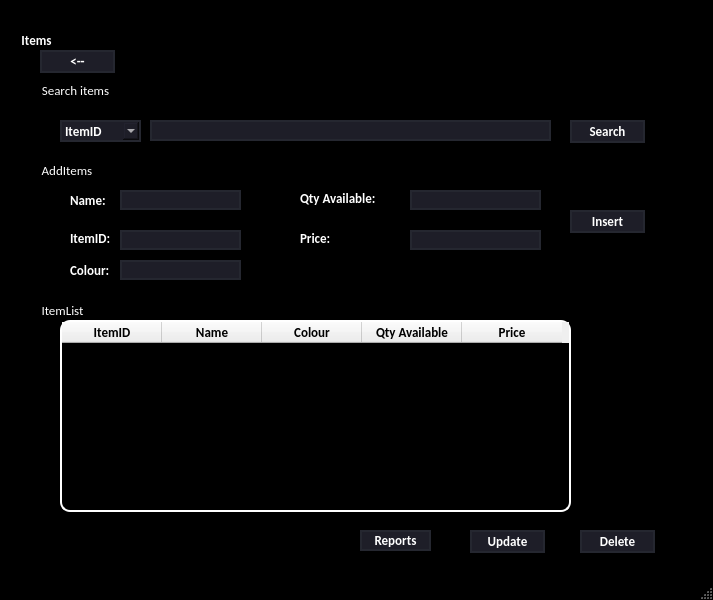
<?xml version="1.0" encoding="UTF-8"?>
<ui version="4.0">
 <class>MainWindow</class>
 <widget class="QMainWindow" name="MainWindow">
  <property name="geometry">
   <rect>
    <x>0</x>
    <y>0</y>
    <width>713</width>
    <height>600</height>
   </rect>
  </property>
  <property name="windowTitle">
   <string>MainWindow</string>
  </property>
  <property name="styleSheet">
   <string notr="true">QMainWindow{
	background-color: rgb(0,0,0);
}

QMenuBar{
background-color: rgb(0,0,0);
}</string>
  </property>
  <widget class="QWidget" name="centralwidget">
   <widget class="QGroupBox" name="groupBox_4">
    <property name="geometry">
     <rect>
      <x>20</x>
      <y>30</y>
      <width>681</width>
      <height>541</height>
     </rect>
    </property>
    <property name="font">
     <font>
      <family>Calibri</family>
      <pointsize>10</pointsize>
      <weight>75</weight>
      <bold>true</bold>
     </font>
    </property>
    <property name="styleSheet">
     <string notr="true">QGroupBox {
    background-color: rgb(0,0,0);
    border: 1px solid black;
    color: white; 
}</string>
    </property>
    <property name="title">
     <string>Items</string>
    </property>
    <widget class="QGroupBox" name="groupBox_3">
     <property name="geometry">
      <rect>
       <x>20</x>
       <y>50</y>
       <width>621</width>
       <height>80</height>
      </rect>
     </property>
     <property name="font">
      <font>
       <family>Calibri</family>
       <pointsize>10</pointsize>
      </font>
     </property>
     <property name="title">
      <string>Search items</string>
     </property>
     <widget class="QComboBox" name="comboBox">
      <property name="geometry">
       <rect>
        <x>20</x>
        <y>40</y>
        <width>81</width>
        <height>22</height>
       </rect>
      </property>
      <property name="font">
       <font>
        <family>Calibri</family>
        <pointsize>10</pointsize>
        <weight>75</weight>
        <bold>true</bold>
       </font>
      </property>
      <property name="styleSheet">
       <string notr="true">QComboBox QAbstractItemView {
    background-color: rgb(30, 30, 40);
    color: #FFF;
    selection-background-color: rgb(53, 53, 71);
    selection-color: #FFF;
}


QComboBox{
	background-color: rgb(30, 30, 40);
	color: rgb(255,255,255);
	border: 2px solid rgb(37, 39, 48);
}

QComboBox:hover{
	border: 2px solid rgb(53, 53, 71);
	
	background-color: rgb(40, 40, 54);
}</string>
      </property>
      <item>
       <property name="text">
        <string>ItemID</string>
       </property>
      </item>
      <item>
       <property name="text">
        <string>Name</string>
       </property>
      </item>
     </widget>
     <widget class="QLineEdit" name="itemSearchLine">
      <property name="geometry">
       <rect>
        <x>110</x>
        <y>40</y>
        <width>401</width>
        <height>21</height>
       </rect>
      </property>
      <property name="styleSheet">
       <string notr="true">QLineEdit{
	border: 2px solid rgb(37, 39, 48);
	border-radius: 100px;
	color: #FFF;
	background-color: rgb(30, 30, 40);

}

QLineEdit:hover{
	border: 2px solid rgb(53, 53, 71)
}

QLineEdit: focus{
	border: 2px solid rgb(85, 170, 255);
}</string>
      </property>
     </widget>
     <widget class="QPushButton" name="SearchButton">
      <property name="geometry">
       <rect>
        <x>530</x>
        <y>40</y>
        <width>75</width>
        <height>23</height>
       </rect>
      </property>
      <property name="font">
       <font>
        <family>Calibri</family>
        <pointsize>10</pointsize>
        <weight>75</weight>
        <bold>true</bold>
       </font>
      </property>
      <property name="styleSheet">
       <string notr="true">QPushButton{
	border: 2px solid rgb(37, 39, 48);
	border-radius: 100px;
	color: #FFF;
	background-color: rgb(30, 30, 40);
	
}

QPushButton:hover{
	border: 2px solid rgb(53, 53, 71)
}</string>
      </property>
      <property name="text">
       <string>Search</string>
      </property>
     </widget>
    </widget>
    <widget class="QGroupBox" name="groupBox_2">
     <property name="geometry">
      <rect>
       <x>20</x>
       <y>130</y>
       <width>621</width>
       <height>131</height>
      </rect>
     </property>
     <property name="font">
      <font>
       <family>Calibri</family>
       <pointsize>10</pointsize>
      </font>
     </property>
     <property name="styleSheet">
      <string notr="true">QGroupBox {
    background-color: rgb(0,0,0);
    border: 1px solid black;
    color: white; 
}
</string>
     </property>
     <property name="title">
      <string>AddItems</string>
     </property>
     <widget class="QLabel" name="label">
      <property name="geometry">
       <rect>
        <x>30</x>
        <y>30</y>
        <width>41</width>
        <height>20</height>
       </rect>
      </property>
      <property name="font">
       <font>
        <family>Calibri</family>
        <pointsize>10</pointsize>
        <weight>75</weight>
        <bold>true</bold>
       </font>
      </property>
      <property name="styleSheet">
       <string notr="true">QLabel{
	color: #FFF;
}</string>
      </property>
      <property name="text">
       <string>Name:</string>
      </property>
     </widget>
     <widget class="QLabel" name="label_2">
      <property name="geometry">
       <rect>
        <x>30</x>
        <y>70</y>
        <width>41</width>
        <height>16</height>
       </rect>
      </property>
      <property name="font">
       <font>
        <family>Calibri</family>
        <pointsize>10</pointsize>
        <weight>75</weight>
        <bold>true</bold>
       </font>
      </property>
      <property name="styleSheet">
       <string notr="true">QLabel{
	color: #FFF;
}</string>
      </property>
      <property name="text">
       <string>ItemID:</string>
      </property>
     </widget>
     <widget class="QLabel" name="label_3">
      <property name="geometry">
       <rect>
        <x>260</x>
        <y>30</y>
        <width>81</width>
        <height>16</height>
       </rect>
      </property>
      <property name="font">
       <font>
        <family>Calibri</family>
        <pointsize>10</pointsize>
        <weight>75</weight>
        <bold>true</bold>
       </font>
      </property>
      <property name="styleSheet">
       <string notr="true">QLabel{
	color: #FFF;
}</string>
      </property>
      <property name="text">
       <string>Qty Available:</string>
      </property>
     </widget>
     <widget class="QLabel" name="label_4">
      <property name="geometry">
       <rect>
        <x>260</x>
        <y>70</y>
        <width>101</width>
        <height>16</height>
       </rect>
      </property>
      <property name="font">
       <font>
        <family>Calibri</family>
        <pointsize>10</pointsize>
        <weight>75</weight>
        <bold>true</bold>
       </font>
      </property>
      <property name="styleSheet">
       <string notr="true">QLabel{
	color: #FFF;
}</string>
      </property>
      <property name="text">
       <string>Price:</string>
      </property>
     </widget>
     <widget class="QLineEdit" name="itemqtyAvailable">
      <property name="geometry">
       <rect>
        <x>370</x>
        <y>30</y>
        <width>131</width>
        <height>20</height>
       </rect>
      </property>
      <property name="styleSheet">
       <string notr="true">QLineEdit{
	border: 2px solid rgb(37, 39, 48);
	border-radius: 100px;
	color: #FFF;
	background-color: rgb(30, 30, 40);

}

QLineEdit:hover{
	border: 2px solid rgb(53, 53, 71)
}

QLineEdit: focus{
	border: 2px solid rgb(85, 170, 255);
}</string>
      </property>
     </widget>
     <widget class="QLineEdit" name="itemAddID">
      <property name="geometry">
       <rect>
        <x>80</x>
        <y>70</y>
        <width>121</width>
        <height>20</height>
       </rect>
      </property>
      <property name="styleSheet">
       <string notr="true">QLineEdit{
	border: 2px solid rgb(37, 39, 48);
	border-radius: 100px;
	color: #FFF;
	background-color: rgb(30, 30, 40);

}

QLineEdit:hover{
	border: 2px solid rgb(53, 53, 71)
}

QLineEdit: focus{
	border: 2px solid rgb(85, 170, 255);
}</string>
      </property>
     </widget>
     <widget class="QLineEdit" name="itemAddName">
      <property name="geometry">
       <rect>
        <x>80</x>
        <y>30</y>
        <width>121</width>
        <height>20</height>
       </rect>
      </property>
      <property name="styleSheet">
       <string notr="true">QLineEdit{
	border: 2px solid rgb(37, 39, 48);
	border-radius: 100px;
	color: #FFF;
	background-color: rgb(30, 30, 40);

}

QLineEdit:hover{
	border: 2px solid rgb(53, 53, 71)
}

QLineEdit: focus{
	border: 2px solid rgb(85, 170, 255);
}</string>
      </property>
     </widget>
     <widget class="QLineEdit" name="itemAddPrice">
      <property name="geometry">
       <rect>
        <x>370</x>
        <y>70</y>
        <width>131</width>
        <height>20</height>
       </rect>
      </property>
      <property name="styleSheet">
       <string notr="true">QLineEdit{
	border: 2px solid rgb(37, 39, 48);
	border-radius: 100px;
	color: #FFF;
	background-color: rgb(30, 30, 40);

}

QLineEdit:hover{
	border: 2px solid rgb(53, 53, 71)
}

QLineEdit: focus{
	border: 2px solid rgb(85, 170, 255);
}</string>
      </property>
     </widget>
     <widget class="QPushButton" name="InsertButton">
      <property name="geometry">
       <rect>
        <x>530</x>
        <y>50</y>
        <width>75</width>
        <height>23</height>
       </rect>
      </property>
      <property name="font">
       <font>
        <family>Calibri</family>
        <pointsize>10</pointsize>
        <weight>75</weight>
        <bold>true</bold>
       </font>
      </property>
      <property name="styleSheet">
       <string notr="true">QPushButton{
	border: 2px solid rgb(37, 39, 48);
	border-radius: 100px;
	color: #FFF;
	background-color: rgb(30, 30, 40);
	
}

QPushButton:hover{
	border: 2px solid rgb(53, 53, 71)
}</string>
      </property>
      <property name="text">
       <string>Insert</string>
      </property>
     </widget>
     <widget class="QLabel" name="label_5">
      <property name="geometry">
       <rect>
        <x>30</x>
        <y>100</y>
        <width>47</width>
        <height>21</height>
       </rect>
      </property>
      <property name="font">
       <font>
        <family>Calibri</family>
        <pointsize>10</pointsize>
        <weight>75</weight>
        <bold>true</bold>
       </font>
      </property>
      <property name="styleSheet">
       <string notr="true">QLabel{
	color: #FFF;
}</string>
      </property>
      <property name="text">
       <string>Colour:</string>
      </property>
     </widget>
     <widget class="QLineEdit" name="itemAddColour">
      <property name="geometry">
       <rect>
        <x>80</x>
        <y>100</y>
        <width>121</width>
        <height>20</height>
       </rect>
      </property>
      <property name="styleSheet">
       <string notr="true">QLineEdit{
	border: 2px solid rgb(37, 39, 48);
	border-radius: 100px;
	color: #FFF;
	background-color: rgb(30, 30, 40);

}

QLineEdit:hover{
	border: 2px solid rgb(53, 53, 71)
}

QLineEdit: focus{
	border: 2px solid rgb(85, 170, 255);
}</string>
      </property>
     </widget>
    </widget>
    <widget class="QGroupBox" name="groupBox">
     <property name="geometry">
      <rect>
       <x>20</x>
       <y>270</y>
       <width>621</width>
       <height>261</height>
      </rect>
     </property>
     <property name="font">
      <font>
       <family>Calibri</family>
       <pointsize>10</pointsize>
      </font>
     </property>
     <property name="styleSheet">
      <string notr="true">QGroupBox {
    background-color: rgb(0,0,0);
    border: 1px solid black;
    color: white; 
}</string>
     </property>
     <property name="title">
      <string>ItemList</string>
     </property>
     <widget class="QTableWidget" name="tableWidget">
      <property name="geometry">
       <rect>
        <x>20</x>
        <y>20</y>
        <width>511</width>
        <height>192</height>
       </rect>
      </property>
      <property name="styleSheet">
       <string notr="true">QTableWidget{
	background-color: rgb(0,0,0);
	gridline-color: rgb(255, 255, 255);
	color: rgb(255,255,255);
	border-radius: 10px;
	border: 2px solid rgb(255,255,255);
	selection-background-color: rgb(46, 46, 62);
}</string>
      </property>
      <column>
       <property name="text">
        <string>ItemID</string>
       </property>
       <property name="font">
        <font>
         <family>Calibri</family>
         <pointsize>10</pointsize>
         <weight>75</weight>
         <bold>true</bold>
        </font>
       </property>
      </column>
      <column>
       <property name="text">
        <string>Name</string>
       </property>
       <property name="font">
        <font>
         <family>Calibri</family>
         <pointsize>10</pointsize>
         <weight>75</weight>
         <bold>true</bold>
        </font>
       </property>
      </column>
      <column>
       <property name="text">
        <string>Colour</string>
       </property>
       <property name="font">
        <font>
         <family>Calibri</family>
         <pointsize>10</pointsize>
         <weight>75</weight>
         <bold>true</bold>
        </font>
       </property>
      </column>
      <column>
       <property name="text">
        <string>Qty Available</string>
       </property>
       <property name="font">
        <font>
         <family>Calibri</family>
         <pointsize>10</pointsize>
         <weight>75</weight>
         <bold>true</bold>
        </font>
       </property>
      </column>
      <column>
       <property name="text">
        <string>Price</string>
       </property>
       <property name="font">
        <font>
         <family>Calibri</family>
         <pointsize>10</pointsize>
         <weight>75</weight>
         <bold>true</bold>
        </font>
       </property>
      </column>
     </widget>
     <widget class="QPushButton" name="UpdateButton">
      <property name="geometry">
       <rect>
        <x>430</x>
        <y>230</y>
        <width>75</width>
        <height>23</height>
       </rect>
      </property>
      <property name="font">
       <font>
        <family>Calibri</family>
        <pointsize>10</pointsize>
        <weight>75</weight>
        <bold>true</bold>
       </font>
      </property>
      <property name="styleSheet">
       <string notr="true">QPushButton{
	border: 2px solid rgb(37, 39, 48);
	border-radius: 100px;
	color: #FFF;
	background-color: rgb(30, 30, 40);
	
}

QPushButton:hover{
	border: 2px solid rgb(53, 53, 71)
}</string>
      </property>
      <property name="text">
       <string>Update</string>
      </property>
     </widget>
     <widget class="QPushButton" name="DeleteButton">
      <property name="geometry">
       <rect>
        <x>540</x>
        <y>230</y>
        <width>75</width>
        <height>23</height>
       </rect>
      </property>
      <property name="font">
       <font>
        <family>Calibri</family>
        <pointsize>10</pointsize>
        <weight>75</weight>
        <bold>true</bold>
       </font>
      </property>
      <property name="styleSheet">
       <string notr="true">QPushButton{
	border: 2px solid rgb(37, 39, 48);
	border-radius: 100px;
	color: #FFF;
	background-color: rgb(30, 30, 40);
	
}

QPushButton:hover{
	border: 2px solid rgb(53, 53, 71)
}</string>
      </property>
      <property name="text">
       <string>Delete</string>
      </property>
     </widget>
     <widget class="QPushButton" name="reportsButton">
      <property name="geometry">
       <rect>
        <x>320</x>
        <y>230</y>
        <width>71</width>
        <height>21</height>
       </rect>
      </property>
      <property name="font">
       <font>
        <family>Calibri</family>
        <pointsize>10</pointsize>
        <weight>75</weight>
        <bold>true</bold>
       </font>
      </property>
      <property name="styleSheet">
       <string notr="true">QPushButton{
	border: 2px solid rgb(37, 39, 48);
	border-radius: 100px;
	color: #FFF;
	background-color: rgb(30, 30, 40);
	
}

QPushButton:hover{
	border: 2px solid rgb(53, 53, 71)
}</string>
      </property>
      <property name="text">
       <string>Reports</string>
      </property>
     </widget>
    </widget>
    <widget class="QPushButton" name="BackButton">
     <property name="geometry">
      <rect>
       <x>20</x>
       <y>20</y>
       <width>75</width>
       <height>23</height>
      </rect>
     </property>
     <property name="font">
      <font>
       <family>Calibri</family>
       <pointsize>10</pointsize>
       <weight>75</weight>
       <bold>true</bold>
      </font>
     </property>
     <property name="styleSheet">
      <string notr="true">QPushButton{
	border: 2px solid rgb(37, 39, 48);
	border-radius: 100px;
	color: #FFF;
	background-color: rgb(30, 30, 40);
	
}

QPushButton:hover{
	border: 2px solid rgb(53, 53, 71)
}</string>
     </property>
     <property name="text">
      <string>&lt;--</string>
     </property>
    </widget>
   </widget>
  </widget>
  <widget class="QMenuBar" name="menubar">
   <property name="geometry">
    <rect>
     <x>0</x>
     <y>0</y>
     <width>713</width>
     <height>18</height>
    </rect>
   </property>
  </widget>
  <widget class="QStatusBar" name="statusbar"/>
 </widget>
 <resources/>
 <connections/>
</ui>
